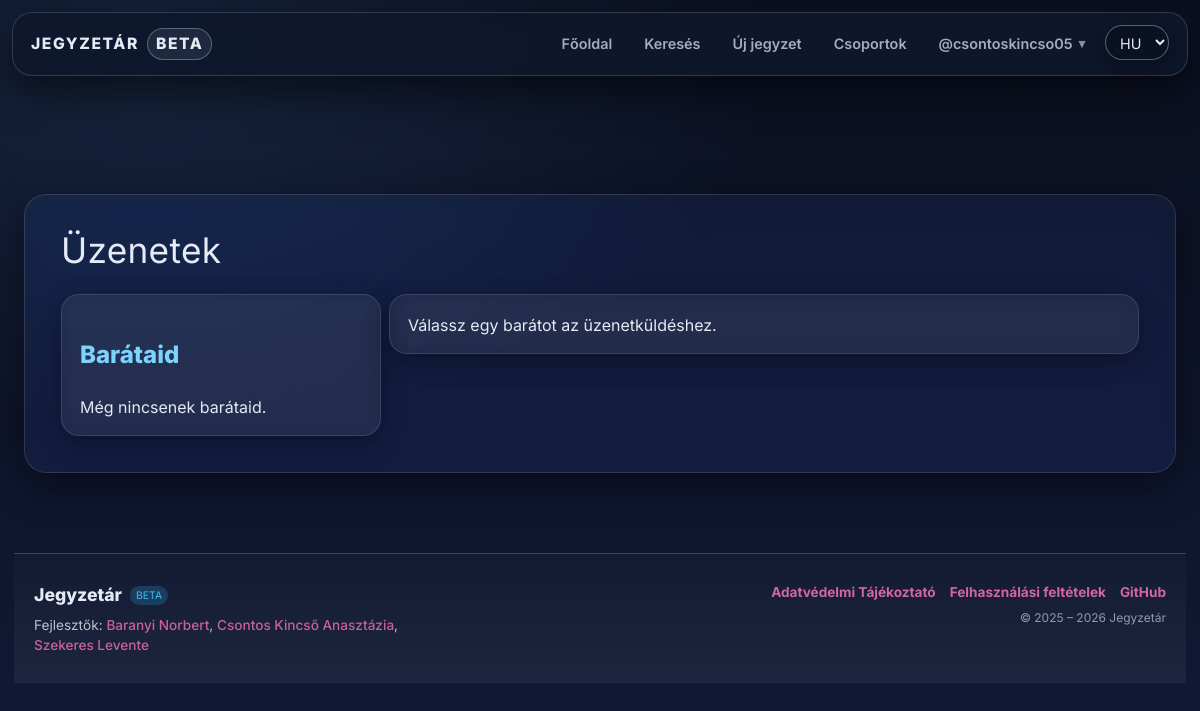
The app's page /messages.php (signed in), older data.
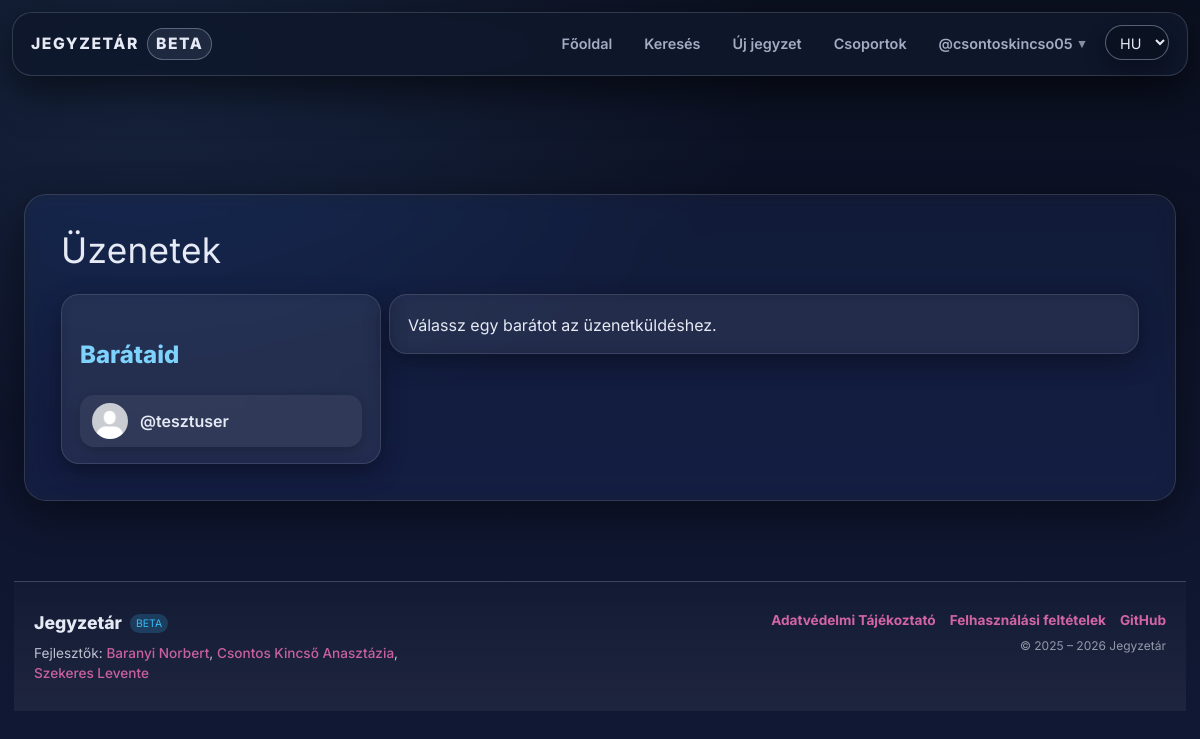
The same page, newer data.
### tables this page shows
CREATE TABLE `friends` (
  `id` int(11) NOT NULL,
  `fromid` int(11) NOT NULL,
  `toid` int(11) NOT NULL,
  `status` tinyint(4) DEFAULT 0
);

CREATE TABLE `users` (
  `id` int(11) NOT NULL,
  `lastname` varchar(100) DEFAULT NULL,
  `firstname` varchar(100) DEFAULT NULL,
  `username` varchar(50) NOT NULL,
  `birthdate` date DEFAULT NULL,
  `gender` varchar(10) DEFAULT NULL,
  `email` varchar(50) NOT NULL,
  `profile_picture` varchar(255) DEFAULT NULL,
  `password` varchar(255) NOT NULL,
  `security_question` varchar(255) NOT NULL,
  `security_answer` varchar(255) NOT NULL,
  `admin` tinyint(1) NOT NULL,
  `registration_date` datetime DEFAULT NULL,
  `language` varchar(5) NOT NULL DEFAULT 'hu',
  `oauth_provider` varchar(20) DEFAULT NULL,
  `oauth_sub` varchar(191) DEFAULT NULL,
  `email_verified` tinyint(1) NOT NULL DEFAULT 0,
  `bio` text DEFAULT NULL,
  `profile_theme` varchar(32) NOT NULL DEFAULT 'default',
  `twofa_enabled` tinyint(1) NOT NULL DEFAULT 0
);

### assets/php/lang.php (called while the page is built, shortened)
<?php
    $supported_langs = ['hu', 'en', 'de'];
    if (isset($_GET['lang']) && in_array($_GET['lang'], $supported_langs, true)) {
        $lang = $_GET['lang'];
        $_SESSION['lang'] = $lang;
        if (!headers_sent()) {
            setcookie('lang', $lang, time() + 60*60*24*30, '/');
        }
    } else {
        if (isset($_SESSION['lang']) && in_array($_SESSION['lang'], $supported_langs, true)) {
            $lang = $_SESSION['lang'];
        } elseif (isset($_COOKIE['lang']) && in_array($_COOKIE['lang'], $supported_langs, true)) {
            $lang = $_COOKIE['lang'];
        } else {
            $lang = 'hu';
        }
    }
    $translations = [];
    if ($stmt = $conn->prepare("SELECT t_key, text FROM translations WHERE lang_code = ?")) {
        $stmt->bind_param('s', $lang);
        $stmt->execute();
        $result = $stmt->get_result();
        while ($row = $result->fetch_assoc()) {
            $translations[$row['t_key']] = $row['text'];
        }
    }
    if (!function_exists('t')) {
        function t(string $key): string
        {
            global $translations;
            return $translations[$key] ?? $key;
        }
    }

### assets/php/functions.php (called while the page is built, shortened)
<?php
    if (!function_exists('db_stmt')) {
        function db_stmt(mysqli $conn, string $sql, string $types = '', array $params = []): mysqli_stmt {
            $stmt = $conn->prepare($sql);
            if ($types !== '' && $params) {
                if (!$stmt->bind_param($types, ...$params)) {
                    db_log_error($conn, 'Paraméterek bind-elése sikertelen', $sql, $params);
                    throw new RuntimeException('Paraméterek bind-elése sikertelen: ' . $stmt->error);
                }
            }
            if (!$stmt->execute()) {
                db_log_error($conn, 'Végrehajtási hiba (execute)', $sql, $params);
                throw new RuntimeException('Végrehajtási hiba (execute): ' . $stmt->error);
            }
            return $stmt;
        }
    }
    if (!function_exists('db_query')) {
        function db_query(mysqli $conn, string $sql, string $types = '', array $params = []): mysqli_result
        {
            $stmt = db_stmt($conn, $sql, $types, $params);
            $result = $stmt->get_result();
            return $result;
        }
    }

### messages.php (the view, shortened to what the changed rows need)
<?php
    require_once "assets/php/db.php";
    require_once "assets/php/lang.php";
    require_once 'assets/php/functions.php';
    $uid = (int)$_COOKIE['id'];
?>
<!DOCTYPE html>
<html lang="<?= $lang ?>">
<head>
    <link rel="stylesheet" href="assets/css/styles.css">
    <script src="https://cdn.jsdelivr.net/npm/@tailwindcss/browser@4"></script>
</head>
<body class="no-ads admin-page">
<div class="main w-full max-w-6xl mx-auto px-4 md:px-6 lg:px-8 py-6">
    <h1 class="text-2xl md:text-3xl lg:text-4xl mb-6"><?= t('messages_title') ?></h1>
    <div class="home-grid flex flex-col lg:flex-row gap-6">
        <aside class="content-aside w-full lg:w-80 flex-shrink-0">
            <div class="card p-4 md:p-6">
                <div class="list-compact flex flex-col gap-2">
                    <?php
                        $me = $uid;
                        $found_friends = db_query($conn, "SELECT * FROM friends WHERE (fromid = ? AND status = 1)     OR (toid   = ? AND status = 1)", "ii", [$me, $me]);
                        if ($found_friends && $found_friends->num_rows > 0):
                            while ($friendship = $found_friends->fetch_assoc()):
                                $friendid = ($friendship['fromid'] != $me) ? (int)$friendship['fromid']: (int)$friendship['toid'];
                                $found_friend = db_query($conn, "SELECT * FROM users WHERE id = ? LIMIT 1", "i", [$friendid]);
                                $friend = $found_friend ? $found_friend->fetch_assoc() : null;
                            $user_picture_path = !empty($friend['profile_picture']) ? 'users/' . htmlspecialchars($friend['username']) . '/' . htmlspecialchars($friend['profile_picture'])  : 'assets/img/default_profile_picture.jpg';
                    ?>
                    <div class="mini-card flex items-center gap-3 p-2 rounded-lg hover:bg-white/5 transition-colors <?= (isset($_GET['friendid']) && (int)$_GET['friendid'] === $friendid) ? 'bg-white/10' : '' ?>">
                        <a href="messages.php?friendid=<?= $friendid ?>" class="flex-shrink-0">
                            <img src="<?=  $user_picture_path?>" alt="avatar" class="avatar-sm w-10 h-10 md:w-12 md:h-12 rounded-full object-cover">
                        </a>
                        <div class="friend-info flex-1 min-w-0">
                            <a href="profile.php?user=<?= urlencode($friend['username']) ?>"  class="friend-username text-sm md:text-base truncate block hover:underline">
                                @<?= htmlspecialchars($friend['username']) ?>
                            </a>
                        </div>
                    </div>
                     <?php
                            endwhile;
                        else:
                            echo "<p class='text-sm md:text-base'>".t('messages_no_friends')."</p>";
                        endif;
                    ?>
                </div>
            </div>
        </aside>
    </div>
</div>
</body>
</html>

Row changes from the older to the newer data that the page shows:
added friends: users.username "tesztuser"
Text that changed along with them:
t('messages_no_friends'): "Még nincsenek barátaid." → (not shown)
